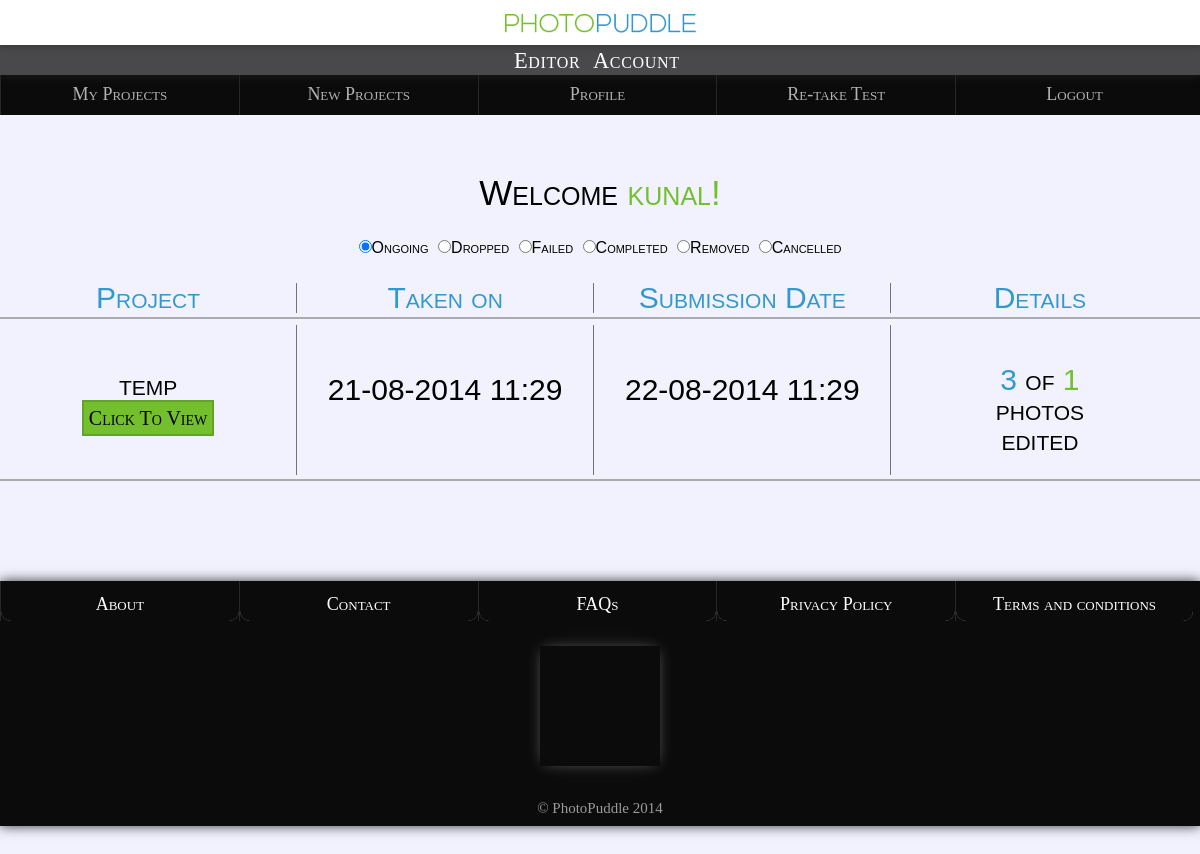
Before: /editMyProjList.php (signed in) with the older database file.
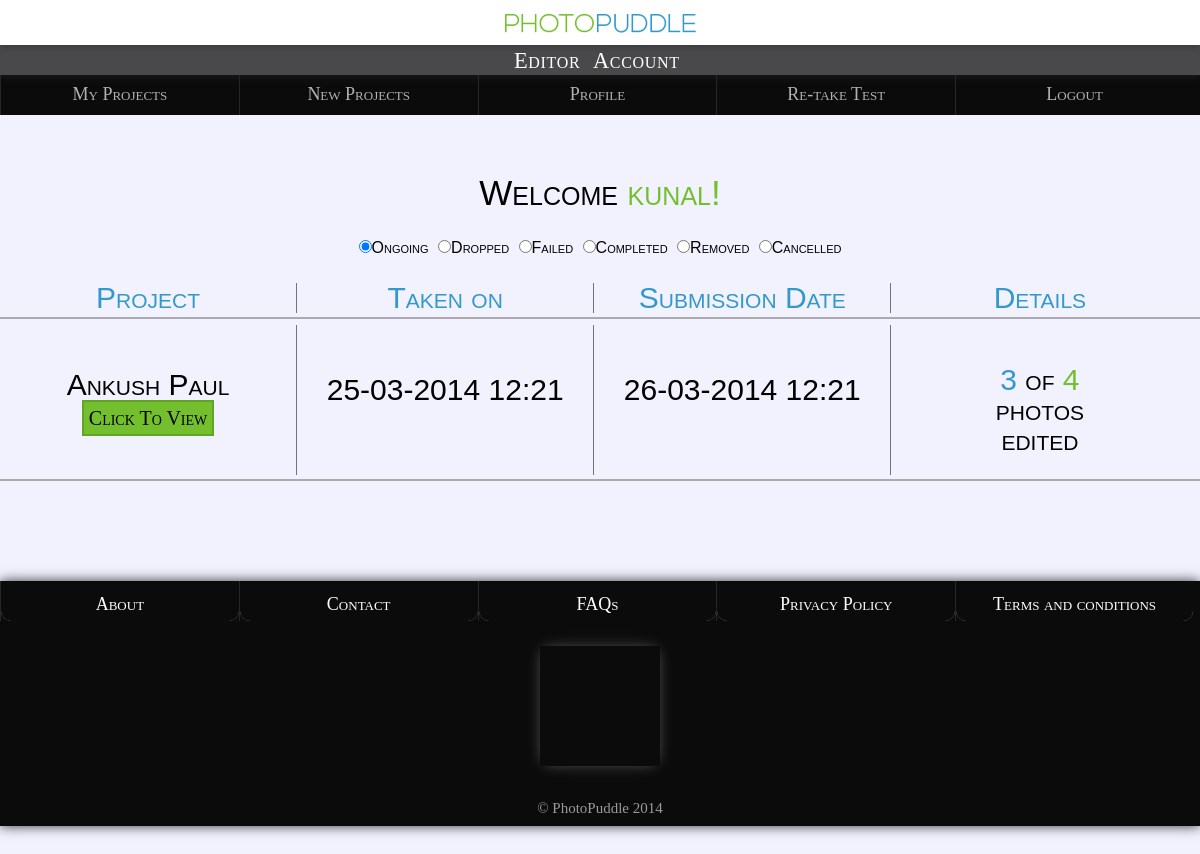
After: the same page with the newer database file.
### tables this page shows
CREATE TABLE `editors` (
  `id` int(11) NOT NULL AUTO_INCREMENT,
  `username` varchar(15) DEFAULT NULL,
  `password` text,
  `signuptime` varchar(20) DEFAULT NULL,
  `email` varchar(30) DEFAULT NULL,
  `firstname` varchar(30) DEFAULT NULL,
  `lastname` varchar(30) DEFAULT NULL,
  `verify` char(6) DEFAULT NULL,
  PRIMARY KEY (`id`)
);

CREATE TABLE `work` (
  `editor` int(11) NOT NULL DEFAULT '0',
  `project` int(11) NOT NULL DEFAULT '0',
  `status` int(11) NOT NULL DEFAULT '0',
  `start` varchar(20) DEFAULT NULL,
  `end` varchar(20) DEFAULT NULL,
  PRIMARY KEY (`editor`,`project`)
);

CREATE TABLE `projects` (
  `id` int(11) NOT NULL AUTO_INCREMENT,
  `name` varchar(30) DEFAULT NULL,
  `password` text,
  `instructions` varchar(100) DEFAULT NULL,
  `status` int(11) NOT NULL DEFAULT '0',
  `submittime` varchar(20) DEFAULT NULL,
  `customer` int(11) DEFAULT NULL,
  `type` int(11) DEFAULT NULL,
  `checkcode` int(11) DEFAULT NULL,
  `endtime` varchar(20) DEFAULT NULL,
  PRIMARY KEY (`id`)
);

### includes/database.php (called while the page is built, shortened)
<?php
class Database{
private static $db;
public static function get_instance()
{
	if(!isset(self::$db))
		self::$db = new Database();
	return self::$db;
}
public function query($query)
{
  if($result=mysql_query($query))
    return $result;
  else
    die($this->last_query()."SQL Error : ".mysql_error());
}
public function fetch_array($result_set)
{
  while($row=mysql_fetch_array($result_set))
    $result_array[]=$row;
  if(isset($result_array))
    return $result_array;
  else
    return NULL;
}
public function num_rows($result)
{
  return mysql_num_rows($result);
}
}

### includes/databaseObject.php (called while the page is built, shortened)
<?php
class DatabaseObject{
public $id,$fields;
public function __construct()
{
if(!isset($this->fields))
  $this->populate_fields();
}
public function populate_fields()
{
  $db=Database::get_instance();
  $result=$db->query("SHOW FIELDS FROM ". static::$tableName);
  $result_array=$db->fetch_array($result);
  if(is_array($result_array))
      foreach($result_array as $row)
        if($row[0]!='id')
          $this->fields[]=$row[0];
}
public static function find_by_sql($query)
{
  $db=Database::get_instance();
  $result=$db->query($query);
  if($db->num_rows($result)>0)
    return static::instantiate($result);
  else
    return NULL;
}
public static function instantiate($result)
{
  $db=Database::get_instance();
  $result_set=$db->fetch_array($result);
  foreach($result_set as $row)
  {
    $obj=new static;
    foreach($row as $key=>$value)
      $obj->$key=$value;
    $result_objects[]=$obj;
  }
  return $result_objects;
}
}

### includes/session.php (called while the page is built, shortened)
<?php
    class Session {
        protected $user, $loggedIn;
        protected static $session;
        protected static $userClass='Editor', $userTable='editors', $sessionVar='id', $loginPage=EDITOR_LOGIN_PAGE, $userField='username';
        function __construct()
        {
            $this->update_session();
        }
        public static function get_instance()
        {
        	if(!isset(static::$session))
        		static::$session = new static;
        	return static::$session;
        }
        public function logged_in_user()
        {
          if($this->loggedIn)
            return $this->user;
          else
            return false;
        }
        public function update_session()
        {
          if(isset($_SESSION[static::$sessionVar]))
          {
              $userClass=static::$userClass;
            $result_user=$userClass::find_by_sql("SELECT * FROM ".static::$userTable." WHERE ".static::$userField."='".$_SESSION[static::$sessionVar]."'");
            $this->user=$result_user[0];
            $this->loggedIn=true;
          }
          else
          {
            unset($this->user);
            $this->loggedIn=false;
          }
        }
    }

### includes/project.php (called while the page is built, shortened)
<?php
	class Project extends DatabaseObject
	{
		public static function find_by_sql($query)
		{
			$objs = parent::find_by_sql($query);
			return $objs;
		}
		public static function find_for_status($editor,$status)
		{
			return self::find_by_sql("SELECT projects.id id, projects.name, projects.type, projects.submittime, customers.email, work.start, work.end FROM work JOIN projects ON projects.id = work.project JOIN customers ON customers.id = projects.customer WHERE work.status = '{$status}' AND editor = '{$editor->id}' ORDER BY work.start DESC");
		}
		public static function find_ongoing_for_editor($editor)
		{
			return self::find_by_sql("SELECT projects.id id, projects.name, projects.type, projects.submittime, customers.email, work.start FROM work JOIN projects ON projects.id = work.project JOIN customers ON customers.id = projects.customer WHERE work.status = '0' AND editor = '{$editor->id}' ORDER BY submittime ASC");
		}
		public function total_pics_count()
		{
			$db = Database::get_instance();
			$num = $db->fetch_array($db->query("SELECT COUNT(*) FROM pictures WHERE project = '{$this->id}'"));
			return $num[0][0];
		}
		public function done_pics_count()
		{
			$db = Database::get_instance();
			$num = $db->fetch_array($db->query("SELECT COUNT(*) FROM (SELECT donepics.id FROM donepics JOIN pictures ON donepics.original = pictures.id WHERE pictures.project = '{$this->id}') t1"));
			return $num[0][0];
		}
	}

### editMyProjList.php (the view, shortened to what this page needs)
<?php
	$session = Session::get_instance();
	$session->require_login();
	$ongoing = Project::find_ongoing_for_editor($session->logged_in_user());
	$completed = Project::find_for_status($session->logged_in_user(),Editor::COMPLETED);
?>
 <!DOCTYPE html>
 <html lang="en">
	<head>
	<link href="css/style_editor.css" rel="stylesheet">
	<link href="css/reset.css" rel="stylesheet">
	<link rel="stylesheet" href="css/modal.css">
	<link rel="stylesheet" href="css/progressbar.css">
	</head>
<body>
	<div id="logobkg">
		<a href="editHome.php">
			<img id="instr1" src="images/pp1.png" onmouseover="this.src='images/pp2.png'" onmouseout="this.src='images/pp1.png'"/>
		</a>
	</div>
 <div id='mininav' class='wrap3'>
		<div id="lefter">
		<ul id='navleft' class="submenu">
			<li>
				Editor &nbsp;Account&nbsp;
			</li>
		</ul>
		</div>
	</div>
	<div id='wrapper'>
		<h5 id='wel'>Welcome <span class='greenc'><?php echo $session->logged_in_user()->firstname.'!';?></span></h5>
	<div class='pagers'>
		<input type='radio' name='projCategory' id='ongoing' class='projCategory' checked><label for='ongoing'>Ongoing</label>
		<input type='radio' name='projCategory' id='dropped' class='projCategory'><label for='dropped'>Dropped</label>
		<input type='radio' name='projCategory' id='failed' class='projCategory'><label for='failed'>Failed</label>
		<input type='radio' name='projCategory' id='completed' class='projCategory'><label for='completed'>Completed</label>
		<input type='radio' name='projCategory' id='removed' class='projCategory'><label for='removed'>Removed</label>
		<input type='radio' name='projCategory' id='cancelled' class='projCategory'><label for='cancelled'>Cancelled</label>
	</div>
		<div id='ongoingProj'>
			<div id='rowHeader' class='bluec'>
				<div>Project</div>
				<div>Taken on</div>
				<div>Submission Date</div>
				<div>Details</div>
			</div>
			<div class='tableHR'></div>
	<?php if(is_array($ongoing))
				foreach($ongoing as $ongoingProj) :?>
			<div class='rowElement'>
				<div class='col1'><?php echo $ongoingProj->name;?><br/><a href="editMyProjView.php?id=<?php echo $ongoingProj->id;?>" style="text-decoration:none;color:inherit;" class='greenb customButton1'>Click To View</a></div>
				<div class='col2'><?php echo strftime('%d-%m-%Y %H:%M',$ongoingProj->submittime);?></div>
				<div class='col3'><?php echo strftime('%d-%m-%Y %H:%M',$ongoingProj->submittime+(3600*24));?></div>
				<div class='col4'><span class='bluec'><?php echo $ongoingProj->done_pics_count();?></span> of <span class='greenc'><?php echo $ongoingProj->total_pics_count();?></span><br/>photos <br/>edited</div>
			</div>
			<div class='tableHR'></div>
	<?php endforeach;?>
		</div>
	</div>
	<div id='footer'>
					<div id="nav" >
						<div class='wrap4'>
						<div id="lefter">
							<nav id='navleft' class="menu" class='wrap4'>
							<ul class="block-menu">
								<li class="b1 divider"><a href="about.html" class='three-d' style="text-decoration: none;"><div class='fullheight underflipmenu'>About</div>
									<span aria-hidden="true" class="three-d-box">
										<span class="front">About</span>
									</span>
								</a></li>
								<li class="b1 divider"><a href="contact.html" class='three-d' style="text-decoration: none;"><div class=' fullheight underflipmenu'>Contact</div>
									<span aria-hidden="true" class="three-d-box">
										<span class="front">Contact</span>
									</span>
								</a></li>
								<li class="b1 divider"><a href="faq.html" class='three-d' style="text-decoration: none;"><div class='fullheight underflipmenu'>FAQs</div>
									<span aria-hidden="true" class="three-d-box">
										<span class="front">FAQs</span>
									</span>
								</a></li>
								<li class="b1 divider"><a href="privacypolicy.html" class='three-d' style="text-decoration: none;"><div class='fullheight underflipmenu'>Privacy Policy</div>
									<span aria-hidden="true" class="three-d-box">
										<span class="front">Privacy Policy</span>
									</span>
								</a></li>
								<li class="b1 divider"><a href="terms.html" class='three-d' style="text-decoration: none;"><div class='fullheight underflipmenu'>Terms and conditions</div>
									<span aria-hidden="true" class="three-d-box">
										<span class="front">Terms and conditions</span>
									</span>
								</a></li>
							</ul>
							</nav>
						</div>
						</div>
					</div>
					<a href='www.photopuddle.com/index.php' class='footerlogo'/></a>
		 			 <p id="copyright">&copy; PhotoPuddle 2014<p>
				</div>
</body>
</html>

### css/modal.css (style rules this page uses)
html { overflow-y: scroll; }

Changed rows visible on the page:
removed work: projects.name "temp", projects.submittime "21-08-2014 11:29", projects.submittime "22-08-2014 11:29", done_pics_count "3", total_pics_count "1"
now on this page (row edited): work: projects.name "Ankush Paul", projects.submittime "25-03-2014 12:21", projects.submittime "26-03-2014 12:21", done_pics_count "3", total_pics_count "4"
